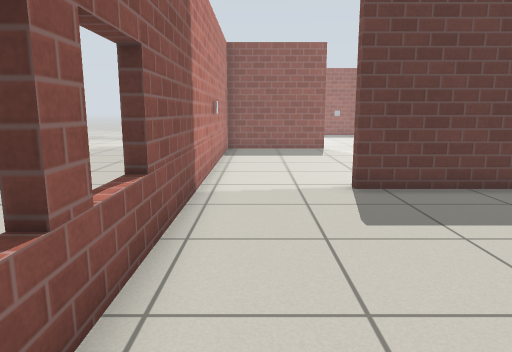
view 1 (above)

18 first-person views from a walk through a Gazebo world. The camera is 0.9 m above the floor, tilts 10° down and sees 70° across. The lines on the ground mark 1 m squares. The floor is counted in squares, 0.5 m on a side. Each view is taken from the middle of a square. On the plan, view 1 faces up. The plan holds only what a view shows up to about 18 squares ahead; the rest is blank. Gazebo's built-in surfaces are drawn with simple patterns. Simple shapes stand in for some stock models.

view 2
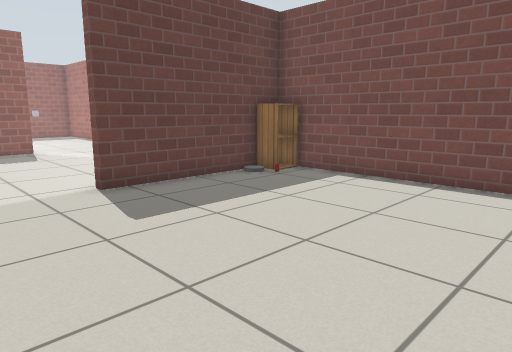

view 3
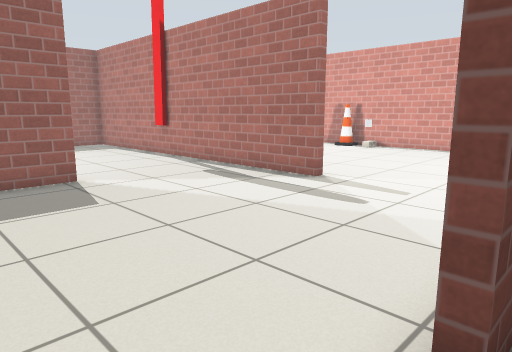

view 4
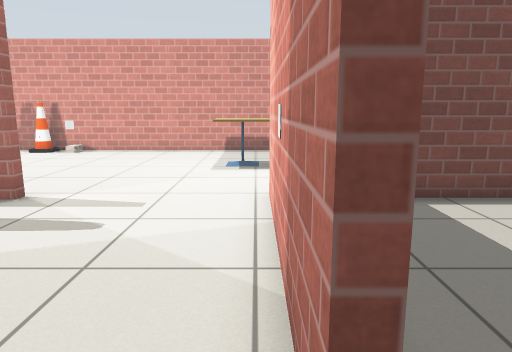

view 5
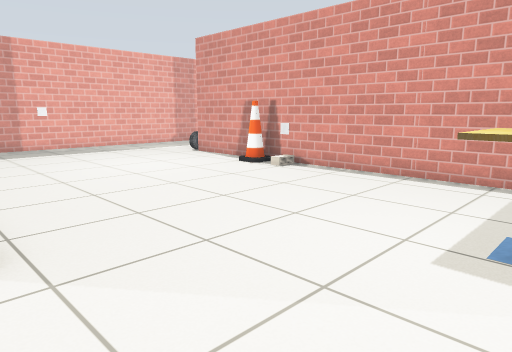

view 6
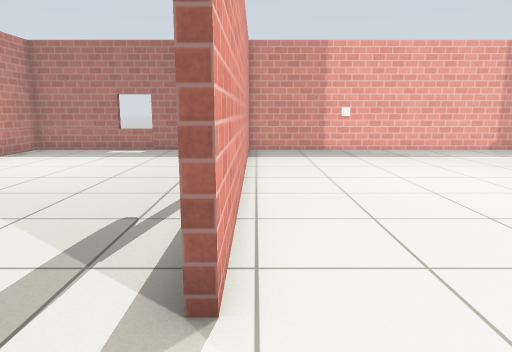

view 7
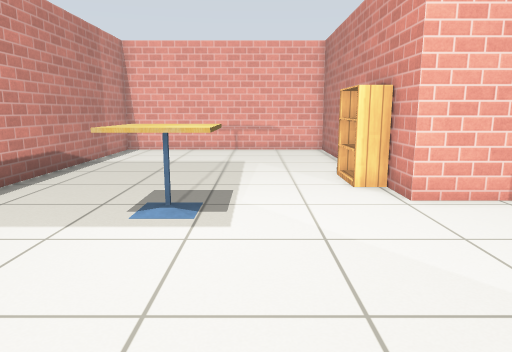

view 8
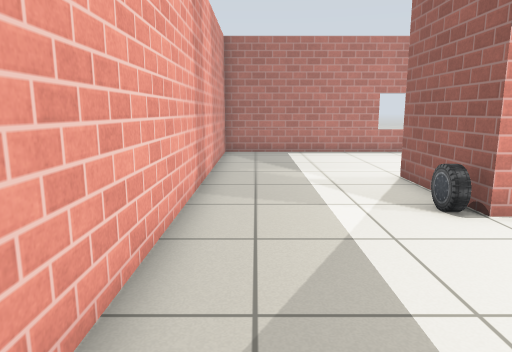

view 9
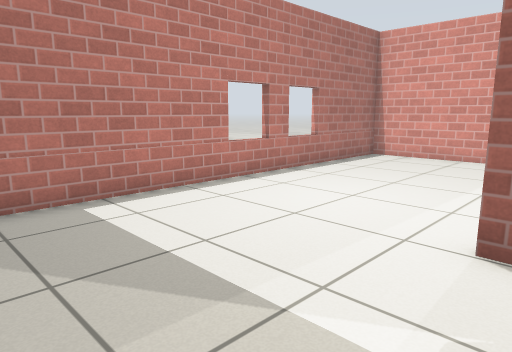

view 10
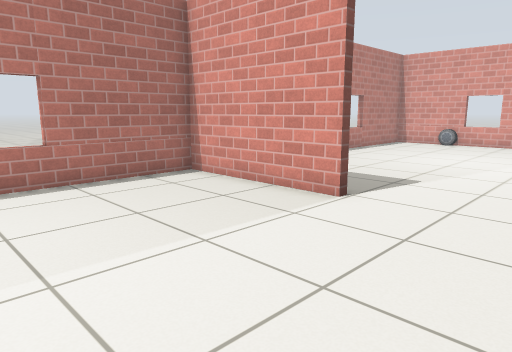

view 11
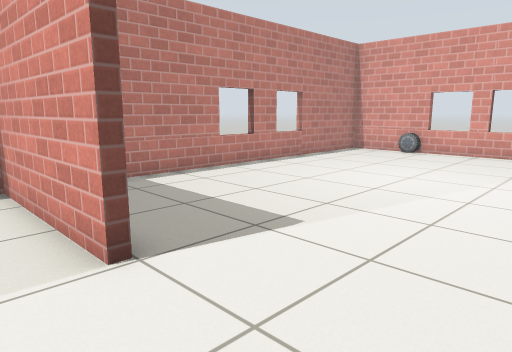

view 12
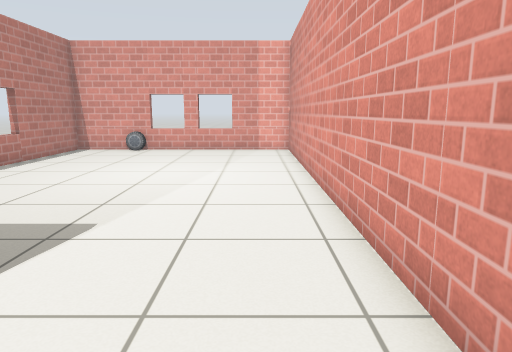

view 13
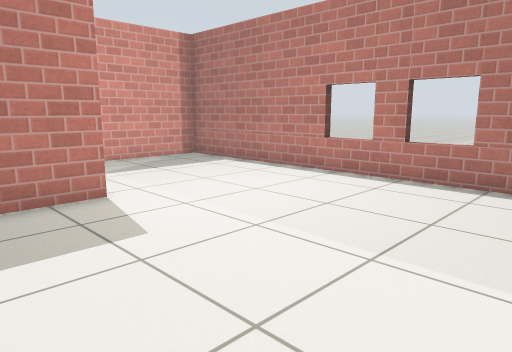

view 14
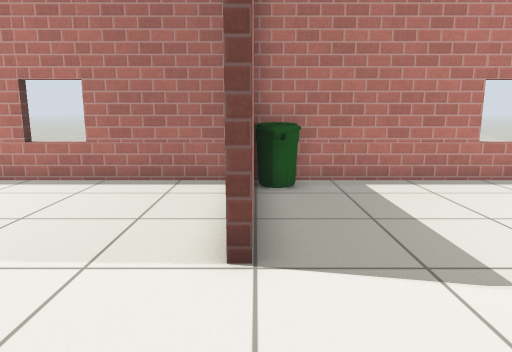

view 15
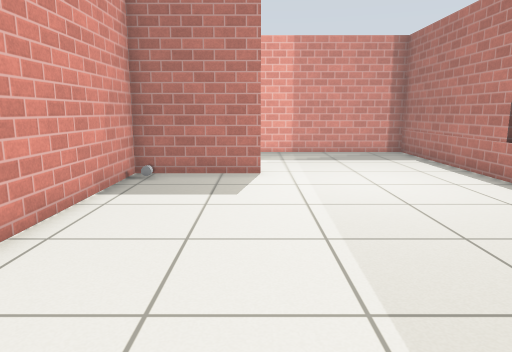

view 16
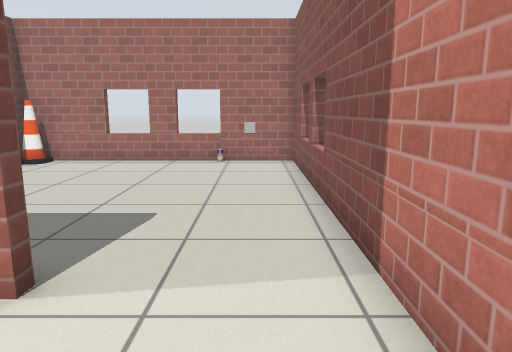

view 17
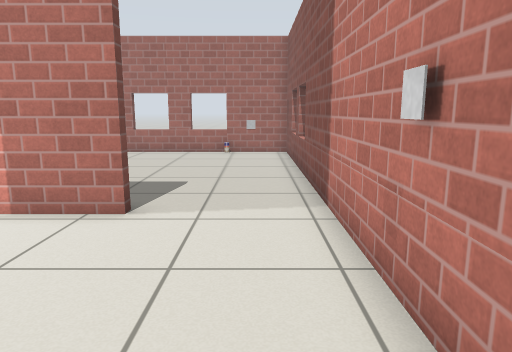

view 18
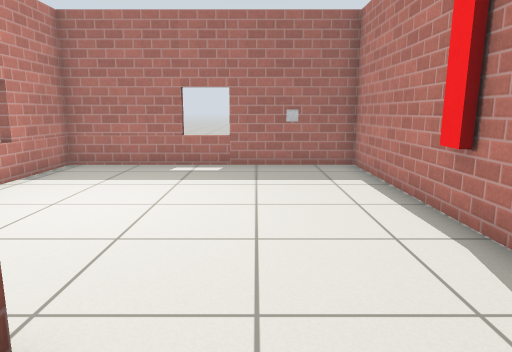

### Floor plan
Ten units are one square. View 1 is at (0, 0); x grows to the right and y downward. Boxes are objects, and circles mark ways between rooms. Rooms are numbered by the first view taken in them; rooms with no view inside come last. Other rooms are left out.
<svg viewBox="-20 -290 310 310">
<path fill="none" stroke="#000" d="M85 -139 85 -176M184 -140 184 -125M181 -194 181 -229 223 -229M85 -74 85 -87 87 -87 87 -75M65 -84 22 -84M87 -56 87 15 181 15 181 -165M231 -133 285 -133 285 -284 86 -284M34 -179 -14 -179 -14 15 85 15 85 11M22 -87 64 -87M223 -226 184 -226 184 -194M85 -15 85 -56M87 -271 87 -140 83 -140M259 -130 235 -130M184 -125 184 15 285 15 285 -131"/>
<rect x="-15" y="-125" width="10" height="10" fill="#bbb"><title>marker</title></rect>
<rect x="5" y="5" width="10" height="10" fill="#bbb"><title>other object</title></rect>
<rect x="65" y="-75" width="10" height="10" fill="#bbb"><title>other object</title></rect>
<rect x="65" y="-85" width="20" height="10" fill="#bbb"><title>cabinet</title></rect>
<rect x="75" y="5" width="10" height="10" fill="#bbb"><title>cone</title></rect>
<rect x="85" y="-75" width="10" height="20" fill="#bbb"><title>bookshelf</title></rect>
<rect x="125" y="-105" width="20" height="20" fill="#bbb"><title>cafe table</title></rect>
<rect x="125" y="-285" width="10" height="10" fill="#bbb"><title>other object</title></rect>
<rect x="175" y="-175" width="10" height="10" fill="#bbb"><title>cinder block</title></rect>
<rect x="175" y="-185" width="10" height="10" fill="#bbb"><title>other object</title></rect>
<rect x="175" y="-195" width="10" height="10" fill="#bbb"><title>cone</title></rect>
<rect x="185" y="-225" width="10" height="10" fill="#bbb"><title>other object</title></rect>
<rect x="185" y="-235" width="10" height="10" fill="#bbb"><title>car</title></rect>
<rect x="255" y="5" width="10" height="10" fill="#bbb"><title>car</title></rect>
<rect x="275" y="-125" width="10" height="10" fill="#bbb"><title>bin</title></rect>
<circle cx="210" cy="-130" r="3" fill="#2a7"/>
<text x="130" y="-140">1</text>
<text x="230" y="-60">2</text>
</svg>
Room 1 opens to room 2.

Where each view was taken, in squares from view 1:
view 1: 0 up, 0 right, facing up
view 2: 0 up, 1 left, facing up-right
view 3: 8 up, 0 right, facing up-right
view 4: 9 up, 1 right, facing right
view 5: 9 up, 8 right, facing up-right
view 6: 11 up, 9 right, facing up
view 7: 16 up, 12 right, facing down
view 8: 27 up, 12 right, facing right
view 9: 28 up, 21 right, facing down-right
view 10: 20 up, 19 right, facing down-right
view 11: 15 up, 19 right, facing down-right
view 12: 16 up, 20 right, facing down
view 13: 15 up, 19 right, facing up-right
view 14: 13 up, 19 right, facing right
view 15: 12 up, 22 right, facing up
view 16: 12 up, 0 right, facing down
view 17: 15 up, 0 right, facing down
view 18: 16 up, 5 right, facing up
